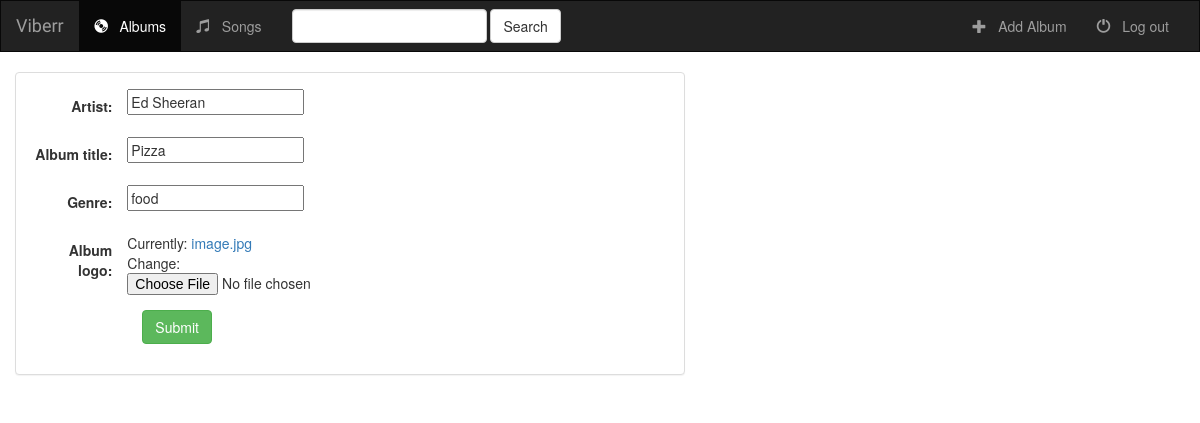
/music/album/8/, run on an earlier commit of the app's database.
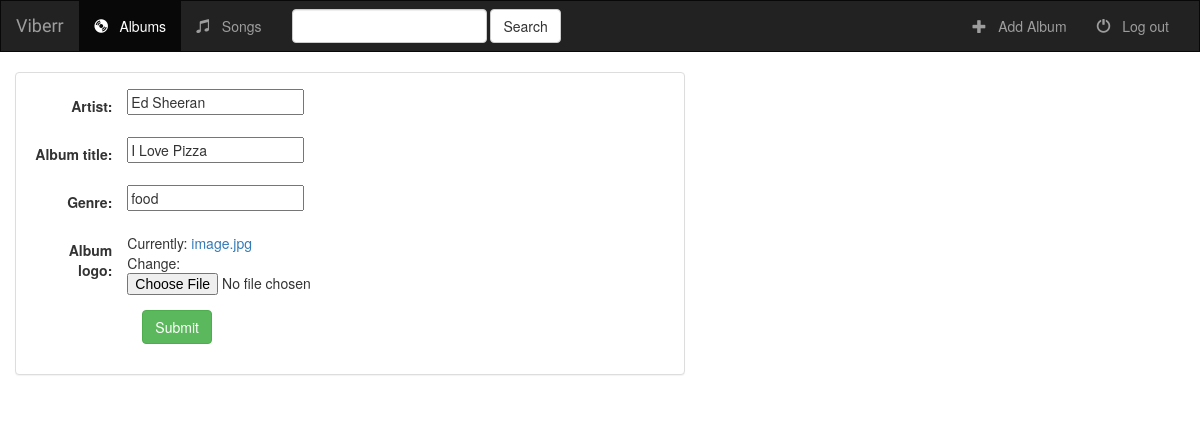
And on a later commit of the database.
### music/models.py (models this page shows, shortened)
class Album(models.Model):
    artist = models.CharField(max_length=250)
    album_title = models.CharField(max_length=500)
    genre = models.CharField(max_length=100)
    album_logo = models.FileField()

### music/views.py (the view)
# urls.py: url(r'album/(?P<pk>[0-9]+)/$', views.AlbumUpdate.as_view(), name='album-update'),
class AlbumUpdate(UpdateView):
    model = Album
    fields = ['artist', 'album_title', 'genre', 'album_logo']

### music/templates/music/album_form.html (shortened to what this page needs)
{% extends 'music/base.html' %}
{% block body %}
<div class="container-fluid">
    <div class="row">
        <div class="col-sm-12 col-md-7">
            <div class="panel panel-default">
                <div class="panel-body">
                    <form class="form-horizontal" action="" method="post" enctype="multipart/form-data">
                        {% include 'music/form_template.html' %}
                        <div class="form-group">
                            <div class="col-sm-offset-2 col-sm-10">
                                <button type="Submit" class="btn btn-success">Submit</button>
                            </div>
                        </div>
                    </form>
                </div>
            </div>
        </div>
    </div>
</div>
{% endblock %}

### music/templates/music/form_template.html (shortened to what this page needs)
{% for field in form %}
    <div class="form-group">
         <div class="col-sm-offset-2 col-sm-10">
         </div>
        <label class="control-label col-sm-2">{{ field.label_tag }}</label>
        <div class="col-sm 10"> {{ field }}</div>
    </div>
{% endfor %}

What changed in the data, as far as the page shows it:
changed Album "Ed Sheeran": album_title "Pizza" → "I Love Pizza"
